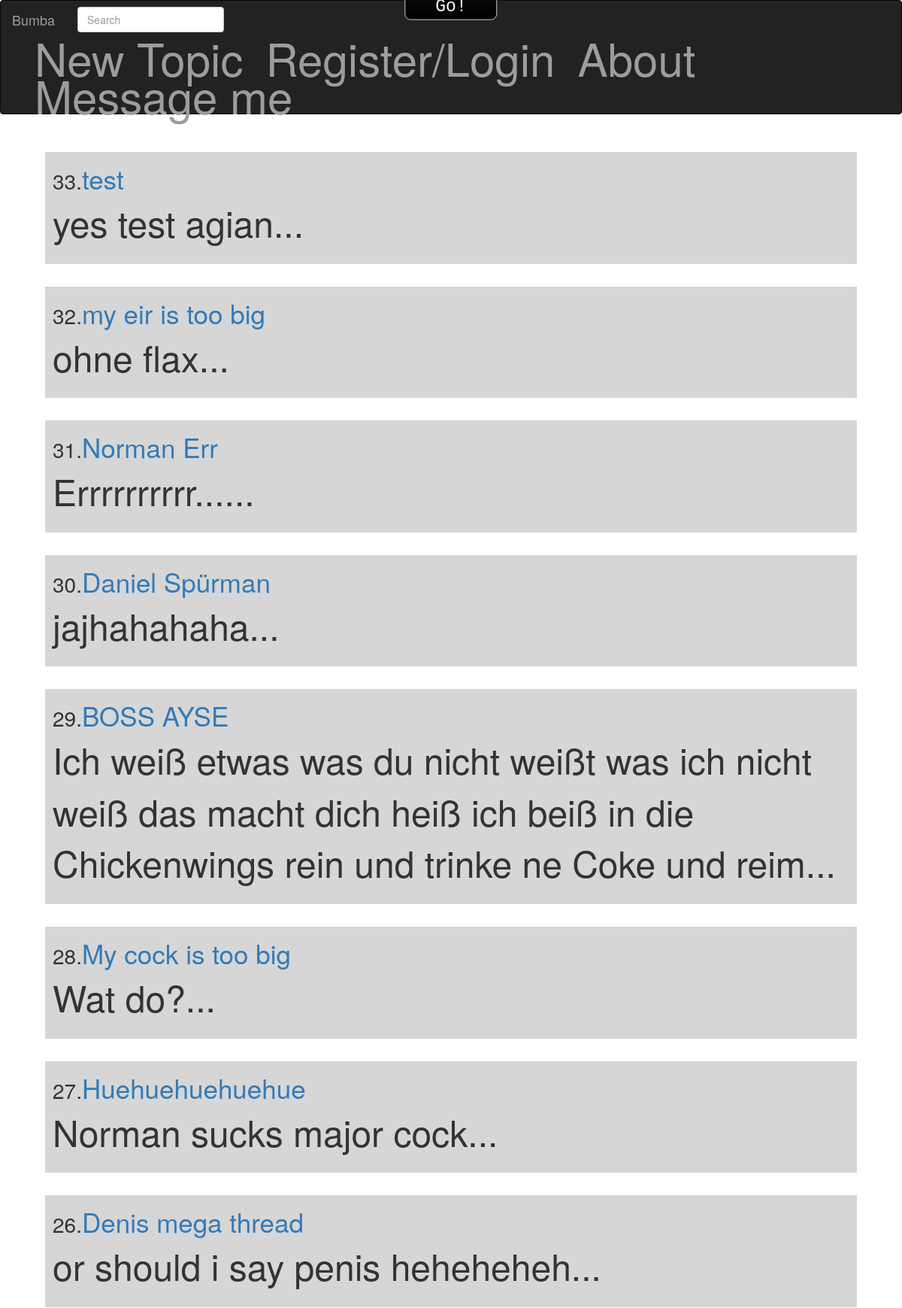
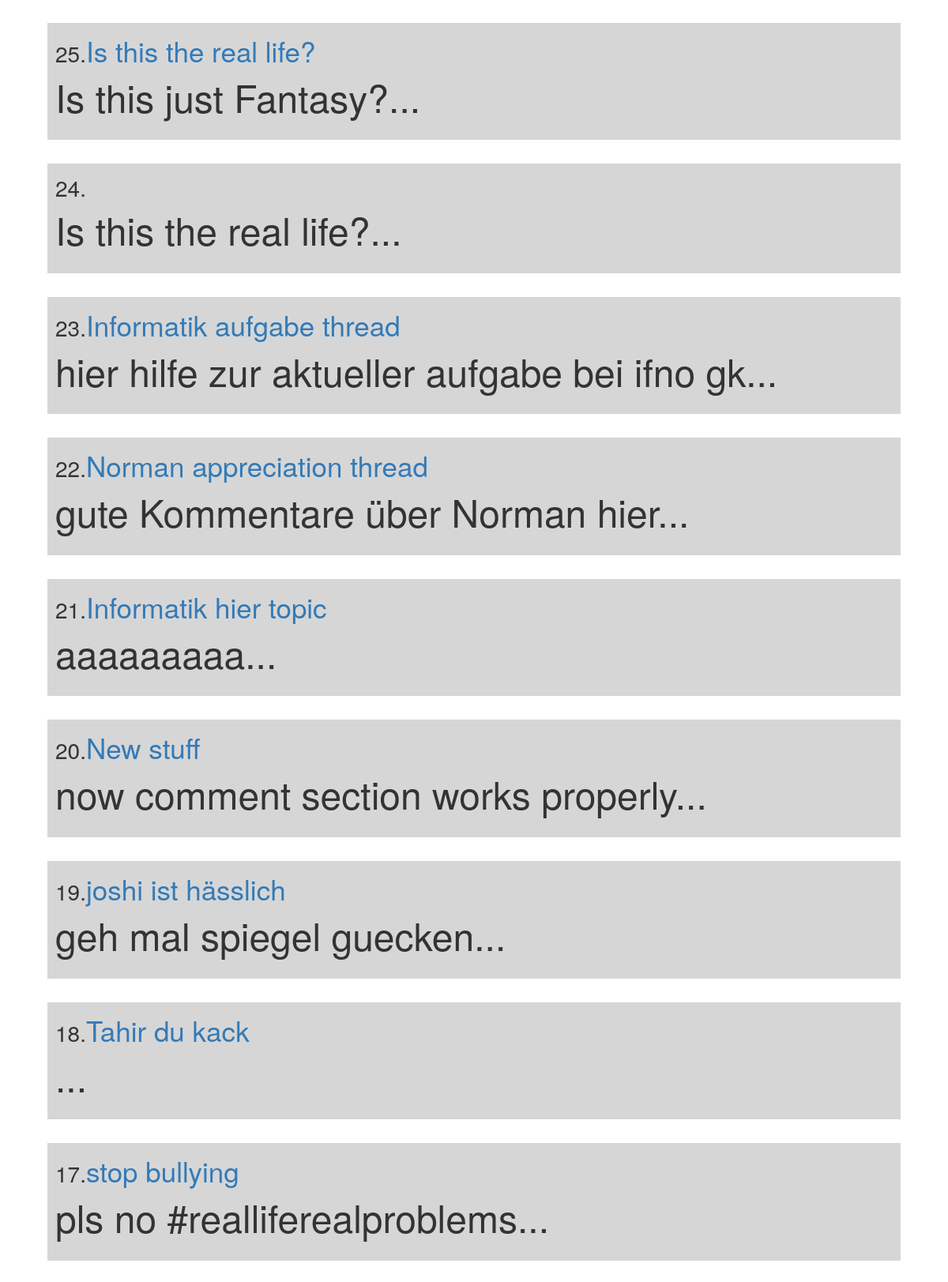
Screenshot of /bumba/reglog.php (upper part) with the database file from the repository (2 pictures, top to bottom).
### tables this page shows
CREATE TABLE IF NOT EXISTS `user_post` (
`id` int(11) NOT NULL,
  `title` varchar(30) NOT NULL,
  `body` text NOT NULL,
  `time` timestamp NOT NULL DEFAULT CURRENT_TIMESTAMP ON UPDATE CURRENT_TIMESTAMP
);

### bumba/reglog.php (the view, shortened to what this page needs)
<?php require_once('../bumba/config/setup.php');?>
<!DOCTYPE html>
<html>
	<head>
		<?php include('../bumba/templates/header.php');?>
	</head>
	<body>
		<div class="container">
			<?php
            $query = "SELECT * FROM user_post ORDER BY id DESC";
            $statement = $db->query($query);
            while($r = $statement->fetch()) {
                $title = $r['title'];
                $body = $r['body'];
                $id = $r['id'];
                $short_body = substr(strip_tags($body), 0, 200);
				echo '<div class="box">';
                echo sprintf('<p class="idtag">%s.</p><a class="mainlink" href="post.php?id=%s">%s</a>',$id,$id, $title);
                echo sprintf('<p>%s...</p>', $short_body);
				echo '</div>';
            }
        ?>
		</div>
	</body>
</html>

### bumba/css/style.css (style rules this page uses)
body { background-color:FFFFFF; }
.mainlink { font-size: 2.5em; }
.idtag { font-size: 2em; display:inline; }
.box { background-color:D6D6D6; padding:10px; margin:30px; word-wrap: break-word; }
a { font-size:5.0vw; word-wrap: break-word; }
p { font-size: 4.0vw; word-wrap: break-word; }

### rows the page displays
user_post: id "33", title "test", body "yes test agian"
user_post: id "32", title "my eir is too big", body "ohne flax"
user_post: id "31", title "Norman Err", body "Errrrrrrrrr..."
user_post: id "30", title "Daniel Spürman", body "jajhahahaha"
user_post: id "29", title "BOSS AYSE", body "Ich weiß etwas was du nicht weißt was ich nicht weiß das macht dich heiß ich beiß in die Chickenwings rein und trinke ne Coke und reim"
user_post: id "28", title "My cock is too big", body "Wat do?"
user_post: id "27", title "Huehuehuehuehue", body "Norman sucks major cock"
user_post: id "26", title "Denis mega thread", body "or should i say penis heheheheh"
user_post: id "25", title "Is this the real life?", body "Is this just Fantasy?"
user_post: id "24", body "Is this the real life?"
user_post: id "23", title "Informatik aufgabe thread", body "hier hilfe zur aktueller aufgabe bei ifno gk"
user_post: id "22", title "Norman appreciation thread", body "gute Kommentare über Norman hier"
user_post: id "21", title "Informatik hier topic", body "aaaaaaaaa"
user_post: id "20", title "New stuff", body "now comment section works properly"
user_post: id "19", title "joshi ist hässlich", body "geh mal spiegel guecken"
user_post: id "18", title "Tahir du kack"
user_post: id "17", title "stop bullying", body "pls no #realliferealproblems"
